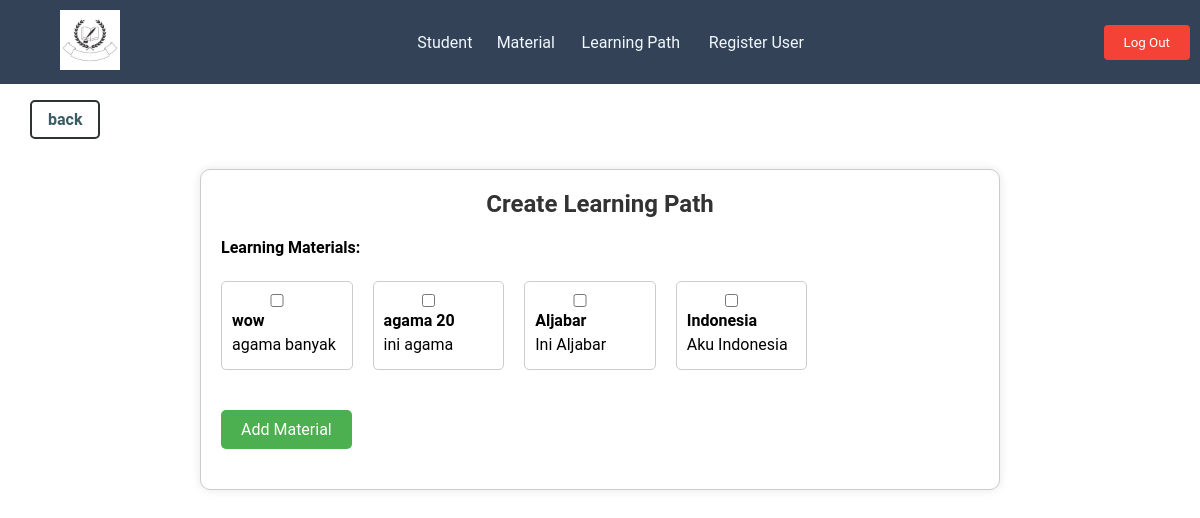
/teacherpage/add_path_material.php?id=2 (signed in), run on the app's committed database.
### tables this page shows
CREATE TABLE `chapter` (
  `id_course` int(11) NOT NULL,
  `id_chapter` int(11) NOT NULL,
  `chapter_name` varchar(255) NOT NULL,
  `chap_desc` mediumtext NOT NULL,
  `chapter_content` longtext NOT NULL,
  `chapter_ppt` varchar(200) DEFAULT NULL,
  `chapter_gdrive` varchar(200) DEFAULT NULL
);

### teacherpage/add_path_material.php (the view, shortened to what this page needs)
<?php
require_once '../misc/teachercomp.php';
?>
<!DOCTYPE html>
<html lang="en">
<head>
    <link rel="stylesheet" href="../css/add_learnpath.css">
</head>
<body>
    <div class="add-path-material-BACK">
        <?php
        $id = $_GET['id'];
        echo '<a href="../teacherpage/path_material.php?id=' . $id . '" class="ADD-path-material-BACK">back</a>';
        ?>
    </div>
    <div class="container">
        <h2>Create Learning Path</h2>
        <form action="<?php echo htmlspecialchars($_SERVER['PHP_SELF']); ?>" method="POST" enctype="multipart/form-data">
            <div class="form-group">
                <label>Learning Materials:</label><br>
                <div class="material-group">
                    <?php
                    $no = 1;
                    $sql = mysqli_query($con, "SELECT * FROM chapter ORDER BY id_course");
                    while ($data = mysqli_fetch_array($sql)) {
                        echo '<div class="material">';
                        echo '<input type="checkbox" id="material' . $no . '" name="selected_chapters[]" value="' . $data['id_chapter'] . '">';
                        echo '<label for="material' . $no . '"> ' . $data['chapter_name'] . '</label>';
                        echo '<p>' . $data['chap_desc'] . '</p>';
                        echo '</div>';
                    }
                    ?>
                </div>
            </div>
            <div class="form-group">
                <button type="submit" name="submit" class="Button-Material">Add Material</button>
            </div>
        </form>
    </div>
</body>
</html>

### css/header_ADMIN_new.css (style rules this page uses)
* { margin: 0; padding: 0; box-sizing: border-box; font-family: 'Roboto', sans-serif; }

### css/add_learnpath.css (style rules this page uses)
.container { max-width: 800px; margin: 20px auto; padding: 20px; border: 1px solid #ccc; border-radius: 10px; background-color: #fff; box-shadow: 0 0 10px rgba(0, 0, 0, 0.1); margin-top: 30px; }
.form-group { margin-bottom: 20px; }
.Button-Material { padding: 10px 20px; font-size: 16px; border: none; border-radius: 5px; cursor: pointer; }
.Button-Material[type="submit"] { background-color: #4CAF50; color: white; }
h2 { color: #333; text-align: center; margin-bottom: 20px; }
.form-group label { display: block; font-weight: bold; margin-bottom: 5px; }
.form-group input[type="text"], .form-group textarea, .form-group input[type="file"], .form-group input[type="checkbox"] { width: calc(100% - 20px); padding: 10px; font-size: 16px; border: 1px solid #ccc; border-radius: 5px; box-sizing: border-box; }
.material-group { display: flex; flex-wrap: wrap; }
.material { width: calc(20% - 20px); margin-right: 20px; margin-bottom: 20px; border: 1px solid #ccc; border-radius: 5px; padding: 10px; box-sizing: border-box; }
.material p { margin: 5px 0; }
.material:last-child { margin-right: 0; }
.ADD-path-material-BACK { display: inline-block; text-decoration: none; color: #395B64; font-weight: bold; border: 2px solid #2C3333; border-radius: 5px; padding: 8px 16px; transition: background-color 0.3s ease-in-out, color 0.3s ease-in-out; width: fit-content; margin-left: 30px; margin-top: 100px; }

### data on the page
chapter: chapter_name "wow", chap_desc "agama banyak"
chapter: chapter_name "agama 20", chap_desc "ini agama"
chapter: chapter_name "Aljabar", chap_desc "Ini Aljabar"
chapter: chapter_name "Indonesia", chap_desc "Aku Indonesia"
